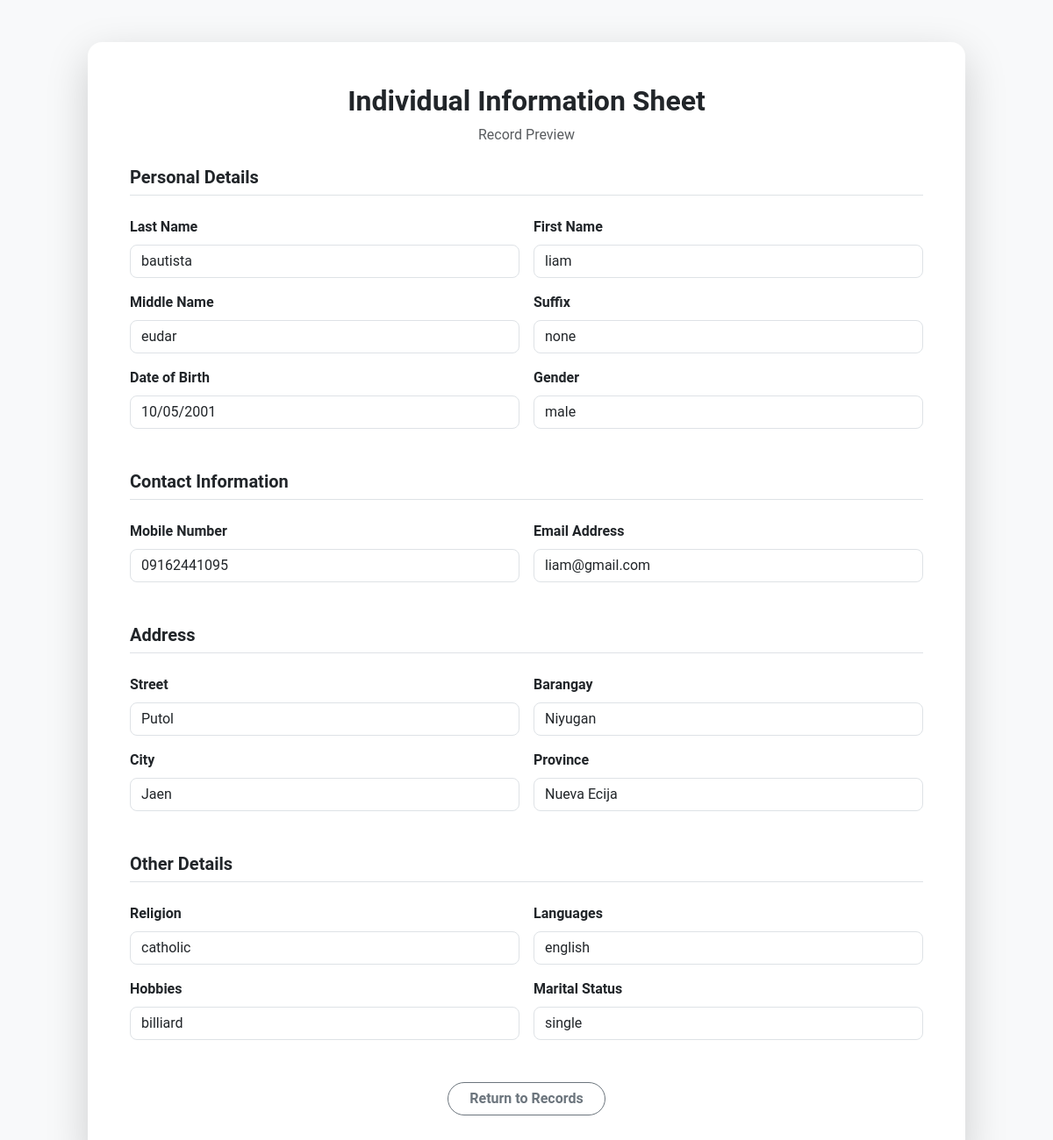
The page /view.php?id=18 on the database its author committed.
### tables this page shows
CREATE TABLE `id` (
  `id` int(255) NOT NULL,
  `First_name` varchar(255) NOT NULL,
  `Middle_name` varchar(255) NOT NULL,
  `Last_name` varchar(255) NOT NULL,
  `Suffix` varchar(255) NOT NULL,
  `Languages` varchar(255) NOT NULL,
  `Email_address` varchar(255) NOT NULL,
  `Hobbies` varchar(255) NOT NULL,
  `Mobile_number` varchar(255) NOT NULL,
  `Religion` varchar(255) NOT NULL,
  `Province` varchar(255) NOT NULL,
  `City` varchar(255) NOT NULL,
  `Barangay` varchar(255) NOT NULL,
  `Street` varchar(255) NOT NULL,
  `Gender` varchar(255) NOT NULL,
  `Marital_status` varchar(255) NOT NULL,
  `DOB` date DEFAULT NULL,
  `per_img` varchar(255) NOT NULL,
  `uploads` varchar(255) NOT NULL
);

### Record.php (called while the page is built, shortened)
<?php
class Record {
    private $db;
    public function __construct($db){
        $this->db = $db;
    }
    public function view($id){
        $stmt = $this->db->prepare("SELECT * FROM id WHERE id = ?");
        $stmt->execute([$id]);
        return $stmt->rowCount() ? $stmt->fetch() : 0;
    }
}
?>

### view.php (the view, shortened to what this page needs)
<?php
require 'Record.php';
$Record = new Classes\Record($db);
$row = null;
if (isset($_GET['id'])) {
    $row = $Record->view($_GET['id']); }
?>
<!DOCTYPE html>
<html lang="en">
<head>
    <link rel="stylesheet" href="./style/bootstrap-5.3.8-dist/css/bootstrap.min.css">
    <link rel="stylesheet" href="./style/style-custom/style.css">
</head>
<body class="bg-light" style="font-family: 'Roboto', sans-serif;">
    <div class="container py-5">
        <div class="card border-0 shadow-lg rounded-4 mx-auto" style="max-width: 1000px;">
            <div class="card-body p-4 p-md-5">
                <div class="text-center mb-4">
                    <h2 class="fw-bold">Individual Information Sheet</h2>
                    <p class="text-muted mb-0">Record Preview</p>
                </div>
                <form>
                    <div class="mb-5">
                        <h5 class="fw-bold border-bottom pb-2 mb-4">Personal Details</h5>
                        <div class="row g-3">
                            <div class="col-md-6">
                                <label class="form-label fw-semibold">Last Name</label>
                                <input type="text" class="form-control rounded-3 bg-white" name="Last_name" required
                                    disabled value="<?= isset($row['Last_name']) ? $row['Last_name'] : '' ?>">
                            </div>
                            <div class="col-md-6">
                                <label class="form-label fw-semibold">First Name</label>
                                <input type="text" class="form-control rounded-3 bg-white" name="First_name" required
                                    disabled value="<?= isset($row['First_name']) ? $row['First_name'] : '' ?>">
                            </div>
                            <div class="col-md-6">
                                <label class="form-label fw-semibold">Middle Name</label>
                                <input type="text" class="form-control rounded-3 bg-white" name="Middle_name" required
                                    disabled value="<?= isset($row['Middle_name']) ? $row['Middle_name'] : '' ?>">
                            </div>
                            <div class="col-md-6">
                                <label class="form-label fw-semibold">Suffix</label>
                                <input type="text" class="form-control rounded-3 bg-white" name="Suffix " disabled
                                    value="<?= isset($row['Suffix']) ? $row['Suffix'] : '' ?>">
                            </div>
                            <div class="col-md-6">
                                <label class="form-label fw-semibold">Date of Birth</label>
                                <input type="date" class="form-control rounded-3 bg-white" name="DOB" disabled
                                    value="<?= isset($row['DOB']) ? $row['DOB'] : '' ?>">
                            </div>
                            <div class="col-md-6">
                                <label class="form-label fw-semibold">Gender</label>
                                <input type="text" class="form-control rounded-3 bg-white" name="Gender" disabled
                                    value="<?= isset($row['Gender']) ? $row['Gender'] : '' ?>">
                            </div>
                        </div>
                    </div>
                    <div class="mb-5">
                        <h5 class="fw-bold border-bottom pb-2 mb-4">Contact Information</h5>
                        <div class="row g-3">
                            <div class="col-md-6">
                                <label class="form-label fw-semibold">Mobile Number</label>
                                <input type="text" class="form-control rounded-3 bg-white" name="Mobile_number" required
                                    disabled value="<?= isset($row['Mobile_number']) ? $row['Mobile_number'] : '' ?>">
                            </div>
                            <div class="col-md-6">
                                <label class="form-label fw-semibold">Email Address</label>
                                <input type="text" class="form-control rounded-3 bg-white" name="Email_address" required
                                    disabled value="<?= isset($row['Email_address']) ? $row['Email_address'] : '' ?>">
                            </div>
                        </div>
                    </div>
                    <div class="mb-5">
                        <h5 class="fw-bold border-bottom pb-2 mb-4">Address</h5>
                        <div class="row g-3">
                            <div class="col-md-6">
                                <label class="form-label fw-semibold">Street</label>
                                <input class="form-control rounded-3 bg-white" name="Street" required disabled
                                    value="<?= isset($row['Street']) ? $row['Street'] : '' ?>">
                            </div>
                            <div class="col-md-6">
                                <label class="form-label fw-semibold">Barangay</label>
                                <input class="form-control rounded-3 bg-white" name="Barangay" required disabled
                                    value="<?= isset($row['Barangay']) ? $row['Barangay'] : '' ?>">
                            </div>
                            <div class="col-md-6">
                                <label class="form-label fw-semibold">City</label>
                                <input class="form-control rounded-3 bg-white" name="City" required disabled
                                    value="<?= isset($row['City']) ? $row['City'] : '' ?>">
                            </div>
                            <div class="col-md-6">
                                <label class="form-label fw-semibold">Province</label>
                                <input class="form-control rounded-3 bg-white" name="Province" required disabled
                                    value="<?= isset($row['Province']) ? $row['Province'] : '' ?>">
                            </div>
                        </div>
                    </div>
                    <div class="mb-5">
                        <h5 class="fw-bold border-bottom pb-2 mb-4">Other Details</h5>
                        <div class="row g-3">
                            <div class="col-md-6">
                                <label class="form-label fw-semibold">Religion</label>
                                <input type="text" class="form-control rounded-3 bg-white" name="Religion" required
                                    disabled value="<?= isset($row['Religion']) ? $row['Religion'] : '' ?>">
                            </div>
                            <div class="col-md-6">
                                <label class="form-label fw-semibold">Languages</label>
                                <input type="text" class="form-control rounded-3 bg-white" name="Languages" required
                                    disabled value="<?= isset($row['Languages']) ? $row['Languages'] : '' ?>">
                            </div>
                            <div class="col-md-6">
                                <label class="form-label fw-semibold">Hobbies</label>
                                <input type="text" class="form-control rounded-3 bg-white" name="Hobbies" required
                                    disabled value="<?= isset($row['Hobbies']) ? $row['Hobbies'] : '' ?>">
                            </div>
                            <div class="col-md-6">
                                <label class="form-label fw-semibold">Marital Status</label>
                                <input type="text" class="form-control rounded-3 bg-white" name="Marital_status"
                                    disabled value="<?= isset($row['Marital_status']) ? $row['Marital_status'] : '' ?>">
                            </div>
                        </div>
                    </div>
                </form>
                <div class="text-center mt-4">
                    <a href="index.php" class="btn btn-outline-secondary rounded-pill px-4 fw-semibold">
                        Return to Records
                    </a>
                </div>
            </div>
        </div>
    </div>
</body>
</html>

### rows shown on the page
id: Last_name "bautista", First_name "liam", Middle_name "eudar", Suffix "none", DOB "10/05/2001", Gender "male", Mobile_number "09162441095", Email_address "liam@gmail.com", Street "Putol", Barangay "Niyugan", City "Jaen", Province "Nueva Ecija", Religion "catholic", Languages "english", Hobbies "billiard", Marital_status "single"
